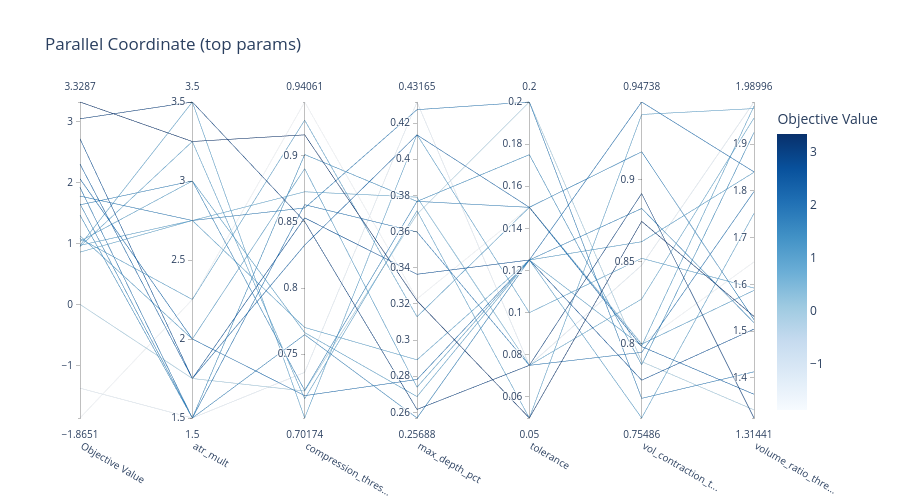

The notebook cell saved with this chart:
### Code cell
if HAS_PLOTLY:
    fig = plot_parallel_coordinate(
        study,
        params=[
            "atr_mult", "tolerance", "max_depth_pct",
            "compression_threshold", "vol_contraction_threshold",
            "volume_ratio_threshold",
        ],
    )
    fig.update_layout(title="Parallel Coordinate (top params)", height=500)
    fig.show()

### Figure 1 — Plotly figure (JSON) as saved in the notebook; plotly's stock layout.template omitted (floating-point values rounded to 4 significant figures)
{"data": [{"dimensions": [{"label": "Objective Value", "range": [-1.865, 3.329], "values": [3.053, 2.723, 0.9534, 1.656, 0.002279, 2.066, 3.329, 1.129, 1.083, 1.469, 0.9727, -1.865, -1.375, 1.638, 0.8616, 2.307, 1.783, 1.925, 1.039, 0.9728]}, {"label": "atr_mult", "range": [1.5, 3.5], "values": [3.5, 1.75, 3.25, 1.5, 1.75, 2, 3.25, 2, 2.25, 1.5, 3.5, 2.25, 1.5, 3, 2.75, 1.75, 2.75, 1.5, 3, 2.75]}, {"label": "compression_thres...", "range": [0.7017, 0.9406], "values": [0.8503, 0.853, 0.7163, 0.7647, 0.7221, 0.7186, 0.9158, 0.8902, 0.9269, 0.9009, 0.7017, 0.9406, 0.7362, 0.7226, 0.8727, 0.8324, 0.8605, 0.863, 0.7663, 0.7702]}, {"label": "max_depth_pct", "range": [0.2569, 0.4317], "values": [0.2616, 0.3364, 0.3715, 0.2569, 0.3696, 0.2782, 0.3217, 0.2739, 0.3129, 0.3767, 0.4136, 0.3227, 0.4317, 0.3767, 0.379, 0.4134, 0.4274, 0.3597, 0.2687, 0.289]}, {"label": "tolerance", "range": [0.05, 0.2], "values": [0.075, 0.125, 0.05, 0.125, 0.2, 0.125, 0.05, 0.125, 0.15, 0.175, 0.1, 0.15, 0.075, 0.15, 0.075, 0.15, 0.2, 0.075, 0.125, 0.125]}, {"label": "vol_contraction_t...", "range": [0.7549, 0.9474], "values": [0.8916, 0.7779, 0.9398, 0.8825, 0.7892, 0.9474, 0.8747, 0.8623, 0.7999, 0.7873, 0.8521, 0.8004, 0.8479, 0.9171, 0.8273, 0.7984, 0.7668, 0.7949, 0.7988, 0.7549]}, {"label": "volume_ratio_thre...", "range": [1.314, 1.99], "values": [1.314, 1.505, 1.976, 1.518, 1.332, 1.841, 1.532, 1.84, 1.587, 1.925, 1.592, 1.648, 1.99, 1.525, 1.956, 1.365, 1.413, 1.799, 1.981, 1.752]}], "labelangle": 30, "labelside": "bottom", "line": {"color": [3.053, 2.723, 0.9534, 1.656, 0.002279, 2.066, 3.329, 1.129, 1.083, 1.469, 0.9727, -1.865, -1.375, 1.638, 0.8616, 2.307, 1.783, 1.925, 1.039, 0.9728], "colorbar": {"title": {"text": "Objective Value"}}, "colorscale": [[0, "rgb(247,251,255)"], [0.125, "rgb(222,235,247)"], [0.25, "rgb(198,219,239)"], [0.375, "rgb(158,202,225)"], [0.5, "rgb(107,174,214)"], [0.625, "rgb(66,146,198)"], [0.75, "rgb(33,113,181)"], [0.875, "rgb(8,81,156)"], [1, "rgb(8,48,107)"]], "reversescale": false, "showscale": true}, "type": "parcoords"}], "layout": {"height": 500, "title": {"text": "Parallel Coordinate (top params)"}}}
